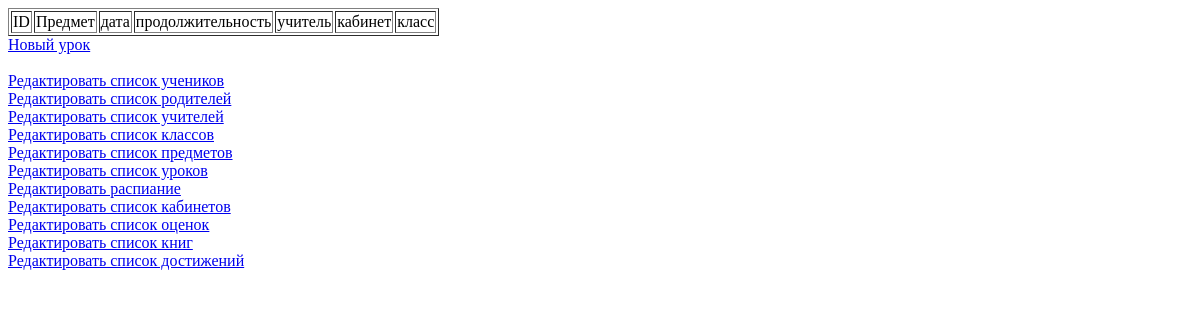
/admin_panel/lessons (signed in), run on an earlier commit of the app's database.
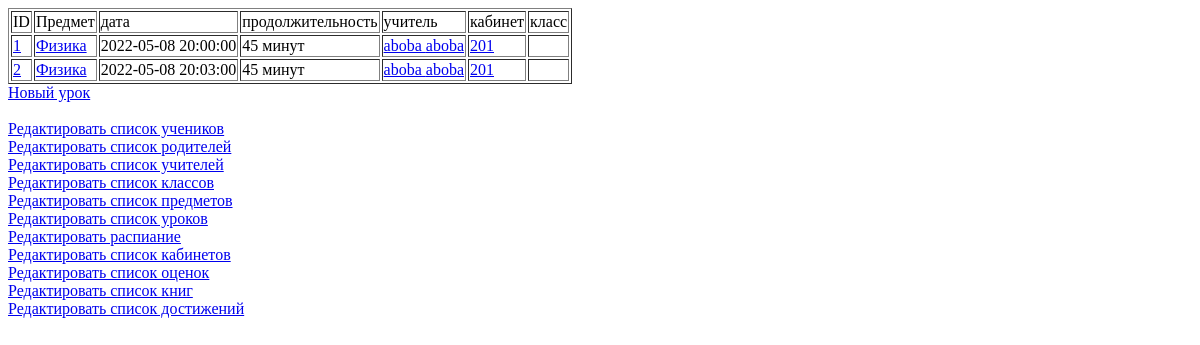
And on a later commit of the database.
### app/models.py (models this page shows, shortened)
class Lesson(db.Model):
    id_ = sqlalchemy.Column(sqlalchemy.Integer, primary_key=True, autoincrement=True)
    subject_id = sqlalchemy.Column(sqlalchemy.Integer, sqlalchemy.ForeignKey("subject.id_"), nullable=False)
    datetime = sqlalchemy.Column(sqlalchemy.DateTime, nullable=False)
    duration = sqlalchemy.Column(sqlalchemy.Integer, nullable=False, default=45)
    class_id = sqlalchemy.Column(sqlalchemy.Integer, sqlalchemy.ForeignKey("class.id_"))
    teacher_id = sqlalchemy.Column(sqlalchemy.Integer, sqlalchemy.ForeignKey("teacher.id_"))
    cabinet_id = sqlalchemy.Column(sqlalchemy.Integer, sqlalchemy.ForeignKey("cabinet.id_"))
    missing_students = sqlalchemy.Column(sqlalchemy.String(255))
    homework = sqlalchemy.Column(sqlalchemy.Text(1000))
    rates = orm.relationship("Rate", backref="lesson", lazy="dynamic")

class Subject(db.Model):
    id_ = sqlalchemy.Column(sqlalchemy.Integer, primary_key=True, autoincrement=True)
    name = sqlalchemy.Column(sqlalchemy.String(32), nullable=False)
    textbooks = orm.relationship('Textbook', backref='subject', lazy='dynamic')
    lessons = orm.relationship('Lesson', backref='subject', lazy='dynamic')

class User(db.Model, UserMixin):
    id_ = sqlalchemy.Column(sqlalchemy.Integer, primary_key=True, autoincrement=True)
    name = sqlalchemy.Column(sqlalchemy.String(32), nullable=False)
    surname = sqlalchemy.Column(sqlalchemy.String(32), nullable=False)
    password = sqlalchemy.Column(sqlalchemy.String(102), nullable=False)
    email = sqlalchemy.Column(sqlalchemy.String(255), unique=True)
    type = sqlalchemy.Column(sqlalchemy.Integer, nullable=False)
    students = db.relationship('Student', backref='student_user_data', lazy='dynamic')
    mothers = db.relationship('Mother', backref='mother_user_data', lazy='dynamic')
    fathers = db.relationship('Father', backref='father_user_data', lazy='dynamic')
    teachers = db.relationship('Teacher', backref='teacher_user_data', lazy='dynamic')
    admins = db.relationship('Admin', backref='admin_user_data', lazy='dynamic')
    def has_roles(self, *roles):
        if roles[0] == Role.Parent:
            if self.type == 1 or self.type == 2:
                return True
        elif int(roles[0]) == self.type:
            return True
        else:
            return False

class Cabinet(db.Model):
    id_ = sqlalchemy.Column(sqlalchemy.Integer, primary_key=True, autoincrement=True)
    number = sqlalchemy.Column(sqlalchemy.Integer, nullable=False)
    name = sqlalchemy.Column(sqlalchemy.String(32))
    lessons = orm.relationship('Lesson', backref='lesson_cabinet_data', lazy='dynamic')

### app/admin_panel.py (the view)
@application.route("/admin_panel/lessons")
@roles_required(Role.Admin)
def admin_panel_lessons():
    return render_template("admin/lessons.html", lessons=parse_filter(models.Lesson))

### app/admin_panel.py (called while the page is built)
def parse_filter(class_):
    params = list(request.args.keys())
    if len(params) and hasattr(class_, params[0]):
        field = params[0]
        data = request.args[field]
        results = class_.query.filter_by(**{field: data})  # 'class_' is database model
        return results
    else:
        return class_.query.all()

### app/authorization.py (called while the page is built)
@loginManager.user_loader
def load_user(user_id):
    return models.User.query.get(int(user_id))

### app/templates/admin/lessons.html (shortened to what this page needs)
{% extends "/admin/base.html" %}
{% block main %}
    <table border="1">
        <tr>
            <td>ID</td>
            <td>Предмет</td>
            <td>дата</td>
            <td>продолжительность</td>
            <td>учитель</td>
            <td>кабинет</td>
            <td>класс</td>
        </tr>
        {% for lesson in lessons %}
        <tr>
            <td>
                <a href="{{ url_for('admin_panel_lessons_update', id_=lesson.id_) }}">{{ lesson.id_ }}</a>
            </td>
            <td>
                <a href="{{ url_for('admin_panel_subjects_update', id_=lesson.subject.id_) }}">
                    {{ lesson.subject.name }}
                </a>
            </td>
            <td>{{ lesson.datetime }}</td>
            <td>{{ lesson.duration }} минут</td>
            <td>
                <a href="{{ url_for('admin_panel_teachers_update', id_=lesson.teacher.id_) }}">
                    {{ lesson.teacher.teacher_user_data.surname }} {{ lesson.teacher.teacher_user_data.name }}
                </a>
            </td>
            <td>
                <a href="{{ url_for('admin_panel_cabinets_update', id_=lesson.lesson_cabinet_data.id_) }}">
                    {{ lesson.lesson_cabinet_data.number }}
                </a>
            </td>
            <td>
            </td>
        </tr>
        {% endfor %}
    </table>
    <div>
        <a href="{{ url_for('admin_panel_lessons_new') }}">Новый урок</a>
    </div>
{% endblock %}

### app/templates/admin/base.html (shortened to what this page needs)
<!DOCTYPE html>
<html lang="en">
<head>
</head>
<body>
    {% block main %}
    {% endblock %}
    <br>
    <a href="{{ url_for('admin_panel_students') }}">Редактировать список учеников</a><br>
    <a href="{{ url_for('admin_panel_parents') }}">Редактировать список родителей</a><br>
    <a href="{{ url_for('admin_panel_teachers') }}">Редактировать список учителей</a><br>
    <a href="{{ url_for('admin_panel_classes') }}">Редактировать список классов</a><br>
    <a href="{{ url_for('admin_panel_subjects') }}">Редактировать список предметов</a><br>
    <a href="{{ url_for('admin_panel_lessons') }}">Редактировать список уроков</a><br>
    <a href="{{ url_for('admin_panel_timetable') }}">Редактировать распиание</a><br>
    <a href="{{ url_for('admin_panel_cabinets') }}">Редактировать список кабинетов</a><br>
    <a href="{{ url_for('admin_panel_rates') }}">Редактировать список оценок</a><br>
    <a href="{{ url_for('admin_panel_textbooks') }}">Редактировать список книг</a><br>
    <a href="{{ url_for('admin_panel_achievements') }}">Редактировать список достижений</a><br>
</body>
</html>

What changed in the data, as far as the page shows it:
added Lesson: id_ "1", subject.name "Физика", datetime "2022-05-08 20:00:00", duration "45", teacher.teacher_user_data.surname "aboba", teacher.teacher_user_data.name "aboba", lesson_cabinet_data.number "201"
added Lesson: id_ "2", subject.name "Физика", datetime "2022-05-08 20:03:00", duration "45", teacher.teacher_user_data.surname "aboba", teacher.teacher_user_data.name "aboba", lesson_cabinet_data.number "201"
